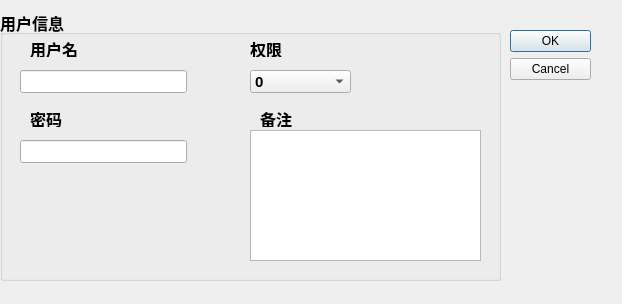
<?xml version="1.0" encoding="UTF-8"?>
<ui version="4.0">
 <class>user_edit_window</class>
 <widget class="QDialog" name="user_edit_window">
  <property name="geometry">
   <rect>
    <x>0</x>
    <y>0</y>
    <width>622</width>
    <height>304</height>
   </rect>
  </property>
  <property name="windowTitle">
   <string>Dialog</string>
  </property>
  <widget class="QDialogButtonBox" name="buttonBox">
   <property name="geometry">
    <rect>
     <x>510</x>
     <y>30</y>
     <width>81</width>
     <height>241</height>
    </rect>
   </property>
   <property name="orientation">
    <enum>Qt::Vertical</enum>
   </property>
   <property name="standardButtons">
    <set>QDialogButtonBox::Cancel|QDialogButtonBox::Ok</set>
   </property>
  </widget>
  <widget class="QGroupBox" name="groupBox">
   <property name="geometry">
    <rect>
     <x>0</x>
     <y>10</y>
     <width>501</width>
     <height>271</height>
    </rect>
   </property>
   <property name="font">
    <font>
     <family>Arial</family>
     <pointsize>12</pointsize>
     <bold>true</bold>
    </font>
   </property>
   <property name="title">
    <string>用户信息</string>
   </property>
   <widget class="QLabel" name="label">
    <property name="geometry">
     <rect>
      <x>30</x>
      <y>30</y>
      <width>51</width>
      <height>17</height>
     </rect>
    </property>
    <property name="font">
     <font>
      <family>Arial</family>
      <pointsize>12</pointsize>
      <bold>true</bold>
     </font>
    </property>
    <property name="text">
     <string>用户名</string>
    </property>
   </widget>
   <widget class="QLabel" name="label_3">
    <property name="geometry">
     <rect>
      <x>250</x>
      <y>30</y>
      <width>34</width>
      <height>17</height>
     </rect>
    </property>
    <property name="font">
     <font>
      <family>Arial</family>
      <pointsize>12</pointsize>
      <bold>true</bold>
     </font>
    </property>
    <property name="text">
     <string>权限</string>
    </property>
   </widget>
   <widget class="QComboBox" name="qx">
    <property name="geometry">
     <rect>
      <x>250</x>
      <y>60</y>
      <width>101</width>
      <height>23</height>
     </rect>
    </property>
    <property name="font">
     <font>
      <family>Arial</family>
      <pointsize>11</pointsize>
      <bold>true</bold>
     </font>
    </property>
    <property name="currentText">
     <string>0</string>
    </property>
    <property name="currentIndex">
     <number>0</number>
    </property>
    <property name="maxVisibleItems">
     <number>6</number>
    </property>
    <property name="maxCount">
     <number>6</number>
    </property>
    <item>
     <property name="text">
      <string>0</string>
     </property>
    </item>
    <item>
     <property name="text">
      <string>1</string>
     </property>
    </item>
    <item>
     <property name="text">
      <string>2</string>
     </property>
    </item>
    <item>
     <property name="text">
      <string>3</string>
     </property>
    </item>
   </widget>
   <widget class="QLineEdit" name="password">
    <property name="geometry">
     <rect>
      <x>20</x>
      <y>130</y>
      <width>167</width>
      <height>23</height>
     </rect>
    </property>
    <property name="font">
     <font>
      <family>Arial</family>
      <pointsize>11</pointsize>
      <bold>true</bold>
     </font>
    </property>
    <property name="echoMode">
     <enum>QLineEdit::Normal</enum>
    </property>
   </widget>
   <widget class="QLabel" name="label_4">
    <property name="geometry">
     <rect>
      <x>260</x>
      <y>100</y>
      <width>34</width>
      <height>17</height>
     </rect>
    </property>
    <property name="font">
     <font>
      <family>Arial</family>
      <pointsize>12</pointsize>
      <bold>true</bold>
     </font>
    </property>
    <property name="text">
     <string>备注</string>
    </property>
   </widget>
   <widget class="QTextEdit" name="memo">
    <property name="geometry">
     <rect>
      <x>250</x>
      <y>120</y>
      <width>231</width>
      <height>131</height>
     </rect>
    </property>
   </widget>
   <widget class="QLabel" name="label_2">
    <property name="geometry">
     <rect>
      <x>30</x>
      <y>100</y>
      <width>34</width>
      <height>17</height>
     </rect>
    </property>
    <property name="font">
     <font>
      <family>Arial</family>
      <pointsize>12</pointsize>
      <bold>true</bold>
     </font>
    </property>
    <property name="text">
     <string>密码</string>
    </property>
   </widget>
   <widget class="QLineEdit" name="username">
    <property name="geometry">
     <rect>
      <x>20</x>
      <y>60</y>
      <width>167</width>
      <height>23</height>
     </rect>
    </property>
    <property name="sizePolicy">
     <sizepolicy hsizetype="Expanding" vsizetype="Minimum">
      <horstretch>8</horstretch>
      <verstretch>16</verstretch>
     </sizepolicy>
    </property>
    <property name="sizeIncrement">
     <size>
      <width>11</width>
      <height>19</height>
     </size>
    </property>
    <property name="font">
     <font>
      <family>Arial</family>
      <pointsize>11</pointsize>
      <bold>true</bold>
     </font>
    </property>
    <property name="mouseTracking">
     <bool>true</bool>
    </property>
    <property name="clearButtonEnabled">
     <bool>false</bool>
    </property>
   </widget>
  </widget>
 </widget>
 <tabstops>
  <tabstop>username</tabstop>
  <tabstop>password</tabstop>
  <tabstop>qx</tabstop>
  <tabstop>memo</tabstop>
 </tabstops>
 <resources/>
 <connections>
  <connection>
   <sender>buttonBox</sender>
   <signal>accepted()</signal>
   <receiver>user_edit_window</receiver>
   <slot>accept()</slot>
   <hints>
    <hint type="sourcelabel">
     <x>248</x>
     <y>254</y>
    </hint>
    <hint type="destinationlabel">
     <x>157</x>
     <y>274</y>
    </hint>
   </hints>
  </connection>
  <connection>
   <sender>buttonBox</sender>
   <signal>rejected()</signal>
   <receiver>user_edit_window</receiver>
   <slot>reject()</slot>
   <hints>
    <hint type="sourcelabel">
     <x>316</x>
     <y>260</y>
    </hint>
    <hint type="destinationlabel">
     <x>286</x>
     <y>274</y>
    </hint>
   </hints>
  </connection>
 </connections>
</ui>
